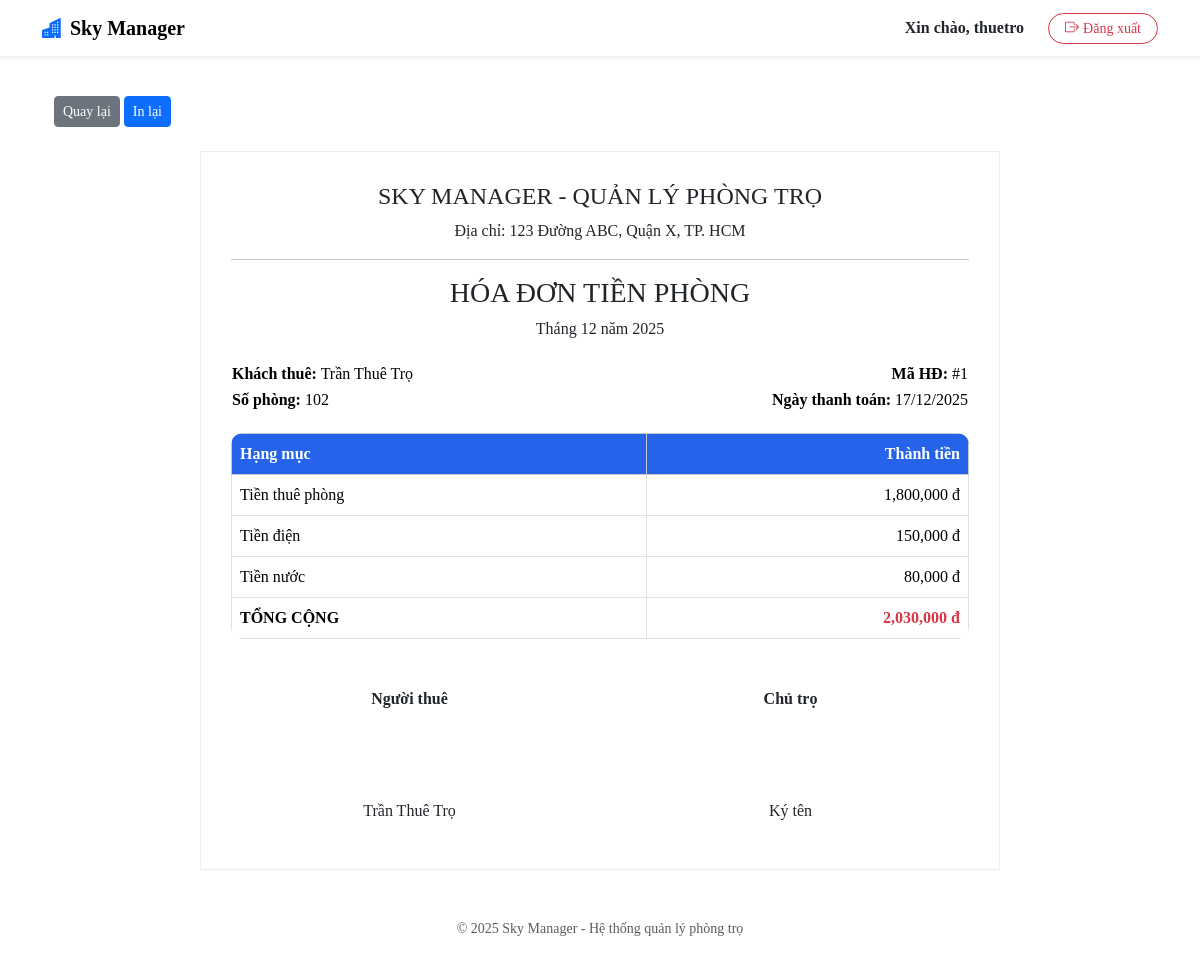
Screenshot of /index.php?page=inhoadon&id=1 (signed in) with the database file from the repository.
### tables this page shows
CREATE TABLE `hoadon` (
  `maHoaDon` int(11) NOT NULL,
  `maPhong` int(11) NOT NULL,
  `thang` int(2) NOT NULL,
  `nam` int(4) NOT NULL,
  `tienPhong` int(11) NOT NULL DEFAULT 0,
  `tienDien` int(11) NOT NULL DEFAULT 0,
  `tienNuoc` int(11) NOT NULL DEFAULT 0,
  `tongTien` int(11) NOT NULL DEFAULT 0,
  `trangThai` varchar(50) DEFAULT 'ChuaThanhToan',
  `maGiaoDichVNP` varchar(255) DEFAULT NULL,
  `ngayThanhToan` datetime DEFAULT NULL,
  `noiDung` text DEFAULT NULL
);

CREATE TABLE `nguoidung` (
  `maNguoiDung` int(11) NOT NULL,
  `tenDangNhap` varchar(255) NOT NULL,
  `matKhau` varchar(255) NOT NULL,
  `hoTen` varchar(255) DEFAULT NULL,
  `email` varchar(255) DEFAULT NULL,
  `soDienThoai` varchar(255) DEFAULT NULL,
  `maVaiTro` int(11) DEFAULT NULL
);

CREATE TABLE `phong` (
  `maPhong` int(11) NOT NULL,
  `soPhong` varchar(20) NOT NULL,
  `tenDay` varchar(50) DEFAULT 'A',
  `soNguoi` int(11) NOT NULL DEFAULT 0,
  `giaPhong` int(11) NOT NULL,
  `trangThai` varchar(20) NOT NULL,
  `maNguoiThue` int(11) DEFAULT NULL,
  `tienDien` int(11) NOT NULL DEFAULT 0,
  `tienNuoc` int(11) NOT NULL DEFAULT 0
);

### App/Models/mHoaDon.php (called while the page is built, shortened)
<?php
class modelHoaDon {
    public function getChiTietHoaDonDeIn($maHoaDon) {
        $p = new clsKetNoi();
        $con = $p->moketnoi();
        $sql = "SELECT h.*, n.hoTen, p.soPhong, p.tenDay
                FROM hoadon h
                JOIN phong p ON h.maPhong = p.maPhong
                JOIN nguoidung n ON p.maNguoiThue = n.maNguoiDung
                WHERE h.maHoaDon = '$maHoaDon'";
        $kq = mysqli_query($con, $sql);
        if($kq && mysqli_num_rows($kq) > 0) {
            return mysqli_fetch_assoc($kq);
        }
        return false;
    }
}
?>

### App/Views/hoadon/in_hoadon.php (the view, shortened to what this page needs)
<!DOCTYPE html>
<html>
<head>
    <link rel="stylesheet" href="public/css/bootstrap.min.css">
</head>
<body onload="window.print()"> <div class="container mt-3 no-print">
    <button onclick="window.history.back()" class="btn btn-secondary btn-sm"> Quay lại</button>
    <button onclick="window.print()" class="btn btn-primary btn-sm"> In lại</button>
</div>
<div class="invoice-box mt-4">
    <div class="header">
        <h4>SKY MANAGER - QUẢN LÝ PHÒNG TRỌ</h4>
        <p>Địa chỉ: 123 Đường ABC, Quận X, TP. HCM</p>
        <hr>
        <h3>HÓA ĐƠN TIỀN PHÒNG</h3>
        <p>Tháng <?php echo $hd['thang']; ?> năm <?php echo $hd['nam']; ?></p>
    </div>
    <table class="table-info">
        <tr>
            <td><strong>Khách thuê:</strong> <?php echo $hd['hoTen']; ?></td>
            <td class="text-end"><strong>Mã HĐ:</strong> #<?php echo $hd['maHoaDon']; ?></td>
        </tr>
        <tr>
            <td><strong>Số phòng:</strong> <?php echo $hd['soPhong']; ?></td>
            <td class="text-end"><strong>Ngày thanh toán:</strong> <?php echo date('d/m/Y', strtotime($hd['ngayThanhToan'])); ?></td>
        </tr>
    </table>
    <table class="table table-bordered">
        <thead class="table-light">
            <tr>
                <th>Hạng mục</th>
                <th class="text-end">Thành tiền</th>
            </tr>
        </thead>
        <tbody>
            <tr>
                <td>Tiền thuê phòng</td>
                <td class="text-end"><?php echo number_format($hd['tienPhong']); ?> đ</td>
            </tr>
            <tr>
                <td>Tiền điện</td>
                <td class="text-end"><?php echo number_format($hd['tienDien']); ?> đ</td>
            </tr>
            <tr>
                <td>Tiền nước</td>
                <td class="text-end"><?php echo number_format($hd['tienNuoc']); ?> đ</td>
            </tr>
            <tr class="fw-bold">
                <td>TỔNG CỘNG</td>
                <td class="text-end text-danger"><?php echo number_format($hd['tongTien']); ?> đ</td>
            </tr>
        </tbody>
    </table>
    <div class="row mt-5">
        <div class="col-6 text-center">
            <p><strong>Người thuê</strong></p>
            <br><br><br>
            <p><?php echo $hd['hoTen']; ?></p>
        </div>
        <div class="col-6 text-center">
            <p><strong>Chủ trọ</strong></p>
            <br><br><br>
            <p>Ký tên</p>
        </div>
    </div>
</div>
</body>
</html>

### public/css/style.css (style rules this page uses)
:root { --na-primary: #2563eb; --na-primary-2: #1e40af; --na-accent: #f59e0b; --na-ink: #0f172a; --na-muted: #64748b; --na-bg: #f8fafc; --na-card: #ffffff; --na-success: #16a34a; --na-danger: #dc2626; --na-warning: #facc15; --na-border: #e5e7eb; --shadow-soft: 0 8px 24px rgba(0,0,0,.08); }
body { color:var(--na-ink); background:var(--na-bg) }
.btn-primary { --bs-btn-bg:var(--na-primary); --bs-btn-border-color:var(--na-primary); --bs-btn-hover-bg:var(--na-primary-2); --bs-btn-hover-border-color:var(--na-primary-2) }
.table thead th { background-color: var(--na-primary); color: white; }
.table { border-radius: 12px; overflow: hidden; }

### index.php (style rules this page uses)
body { background-color: #f8f9fc; }

### App/Views/hoadon/in_hoadon.php (style rules this page uses)
body { background: #fff; font-family: "Times New Roman", Times, serif; }
.invoice-box { max-width: 800px; margin: auto; padding: 30px; border: 1px solid #eee; }
.header { text-align: center; margin-bottom: 20px; }
.table-info { width: 100%; margin-bottom: 20px; }

### rows the page displays
hoadon: thang "12", nam "2025", nguoidung.hoTen "Trần Thuê Trọ", maHoaDon "1", maPhong.soPhong "102", ngayThanhToan "17/12/2025", tienPhong "1,800,000", tienDien "150,000", tienNuoc "80,000", tongTien "2,030,000"

### other values shown
$_SESSION['tenDangNhap'] "thuetro"
